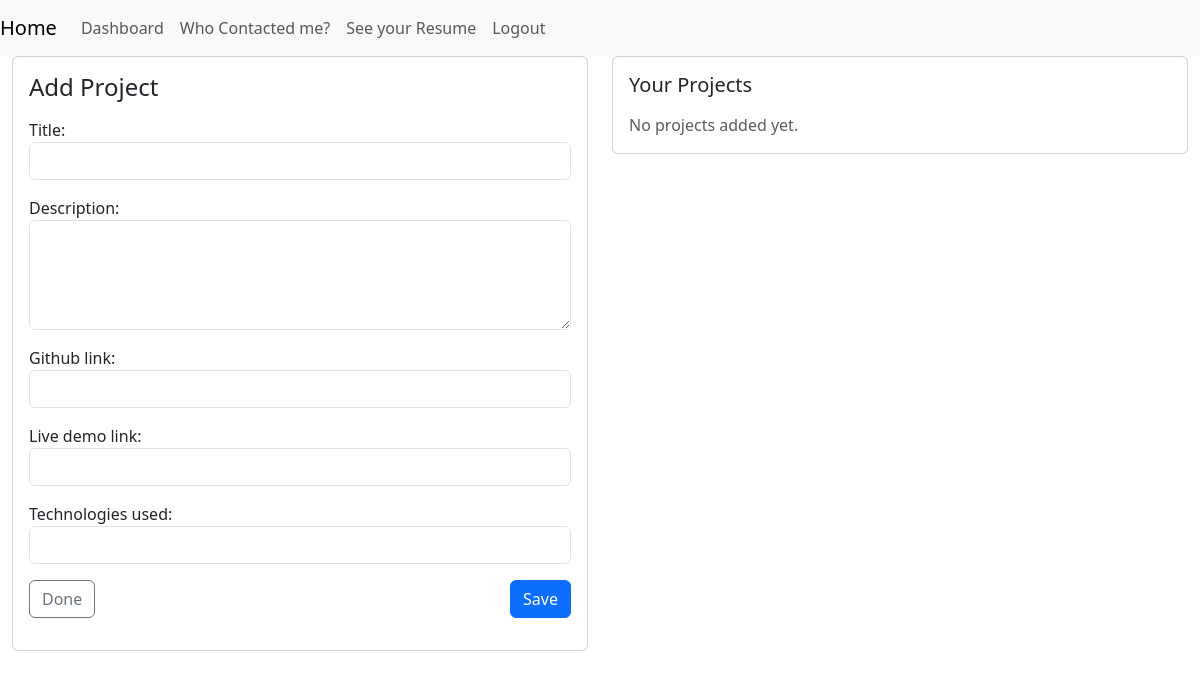
/project/add/ (signed in), run on an earlier commit of the app's database.
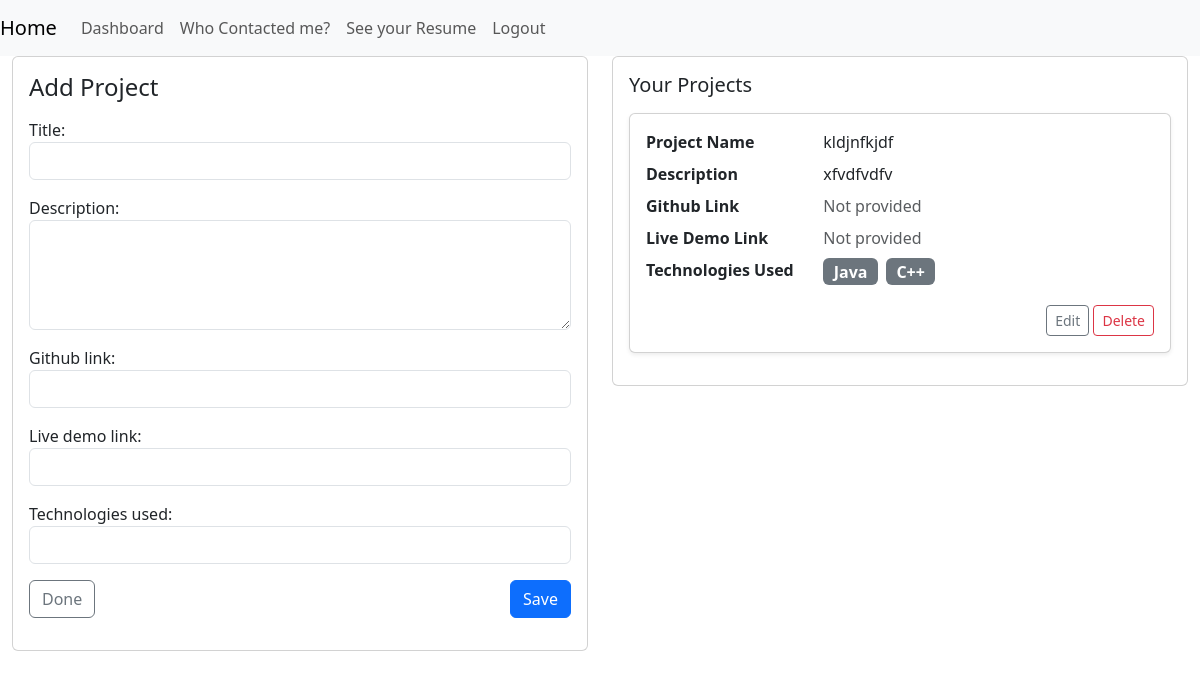
And on a later commit of the database.
### myapp/models.py (models this page shows, shortened)
class Project(models.Model):
    profile = models.ForeignKey(Profile, on_delete=models.CASCADE, related_name='projects')
    title = models.CharField(max_length=200)
    description = models.TextField(blank=True)
    github_link = models.URLField(blank=True)
    live_demo_link = models.URLField(blank=True)
    technologies_used = models.CharField(
        max_length=200,
        blank=True,
        help_text="Comma-separated, e.g. Django, PostgreSQL, Bootstrap",
    )
    @property
    def technologies_list(self):
        return [t.strip() for t in self.technologies_used.split(",") if t.strip()]

### myapp/views.py (the view)
# urls.py: path('project/add/', views.add_project, name='add_project'),
def add_project(request):
    profile = get_profile(request.user)
    project_list = Project.objects.filter(profile=profile)
    if request.method == 'POST':
        form = ProjectForm(request.POST)
        if form.is_valid():
            project = form.save(commit=False)
            project.profile = profile
            project.save()
            messages.success(request, 'Project added successfully.')
            return redirect('dashboard')
    else:
        form = ProjectForm()
    return render(request, 'add_project.html', {'project_list': project_list,'form': form,'title': 'Add Project'})

### myapp/forms.py
class ProjectForm(forms.ModelForm):
    title = forms.CharField(
        max_length=200,
        widget=forms.TextInput(attrs={'class': 'form-control'})
    )
    description = forms.CharField(
        required=False,
        widget=forms.Textarea(attrs={'class': 'form-control', 'rows': 4})
    )
    github_link = forms.URLField(
        required=False,
        widget=forms.URLInput(attrs={'class': 'form-control'})
    )
    live_demo_link = forms.URLField(
        required=False,
        widget=forms.URLInput(attrs={'class': 'form-control'})
    )
    technologies_used = forms.CharField(
        required=False,
        widget=forms.TextInput(attrs={'class': 'form-control'})
    )
    class Meta:
        model = Project
        fields = ['title', 'description', 'github_link', 'live_demo_link', 'technologies_used']

### myapp/views.py (called while the page is built)
def get_profile(user):
    profile, _ = Profile.objects.get_or_create(user=user)
    return profile

### myapp/templates/add_project.html (shortened to what this page needs)
{% extends 'base.html' %}
{% block content %}
<div class="row g-4">
  <div class="col-lg-6">
    <div class="card">
      <div class="card-body">
        <div class="d-flex justify-content-between align-items-center mb-3">
          <h4 class="mb-0">{{ title }}</h4>
        </div>
        <form method="post">
          {{ form.as_p }}
          <div class="d-flex justify-content-between mt-3">
            <a href="{% url 'dashboard' %}" class="btn btn-outline-secondary">Done</a>
            <button type="submit" class="btn btn-primary">
              {% if editing %}Update{% else %}Save{% endif %}
            </button>
          </div>
        </form>
      </div>
    </div>
  </div>
  <div class="col-lg-6">
    <div class="card">
      <div class="card-body">
        <h5 class="mb-3">Your Projects</h5>
        {% include '_project_list.html' with show_actions=True %}
      </div>
    </div>
  </div>
</div>
{% endblock %}

### myapp/templates/_project_list.html
{% for proj in project_list %}
  <div class="card shadow-sm mb-3">
    <div class="card-body">
      <dl class="row mb-0">
        <dt class="col-sm-4">Project Name</dt>
        <dd class="col-sm-8">{{ proj.title }}</dd>
        <dt class="col-sm-4">Description</dt>
        <dd class="col-sm-8">{{ proj.description|default:"—" }}</dd>
        <dt class="col-sm-4">Github Link</dt>
        <dd class="col-sm-8">
          {% if proj.github_link %}
            <a href="{{ proj.github_link }}" target="_blank" rel="noopener noreferrer">View on Github</a>
          {% else %}
            <span class="text-muted">Not provided</span>
          {% endif %}
        </dd>
        <dt class="col-sm-4">Live Demo Link</dt>
        <dd class="col-sm-8">
          {% if proj.live_demo_link %}
            <a href="{{ proj.live_demo_link }}" target="_blank" rel="noopener noreferrer">View Live Demo</a>
          {% else %}
            <span class="text-muted">Not provided</span>
          {% endif %}
        </dd>
        <dt class="col-sm-4">Technologies Used</dt>
        <dd class="col-sm-8">
          {% if proj.technologies_list %}
            {% for tech in proj.technologies_list %}
              <span class="badge bg-secondary fs-6 me-1 mb-1">{{ tech }}</span>
            {% endfor %}
          {% else %}
            <span class="text-muted">No technologies added yet.</span>
          {% endif %}
        </dd>
      </dl>
      {% if show_actions %}
        <div class="text-end mt-2">
          <a href="{% url 'edit_project' proj.pk %}" class="btn btn-sm btn-outline-secondary">Edit</a>
          <a href="{% url 'delete_project' proj.pk %}" class="btn btn-sm btn-outline-danger">Delete</a>
        </div>
      {% endif %}
    </div>
  </div>
{% empty %}
  <p class="text-muted mb-0">No projects added yet.</p>
{% endfor %}

What changed in the data, as far as the page shows it:
added Project: title "kldjnfkjdf", description "xfvdfvdfv", github_link "Not provided", live_demo_link "Not provided", technologies_list "Java" "C++"
Also different on the page:
text no longer shown: "No projects added yet."
